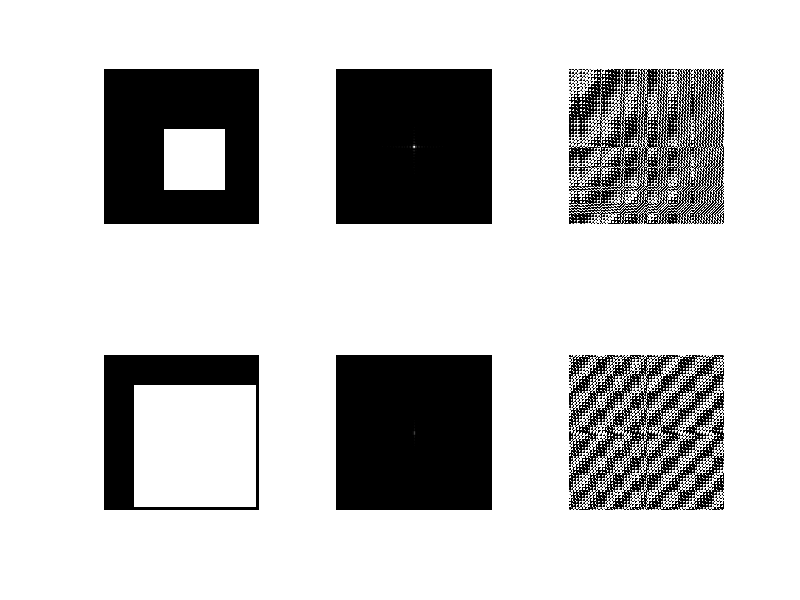
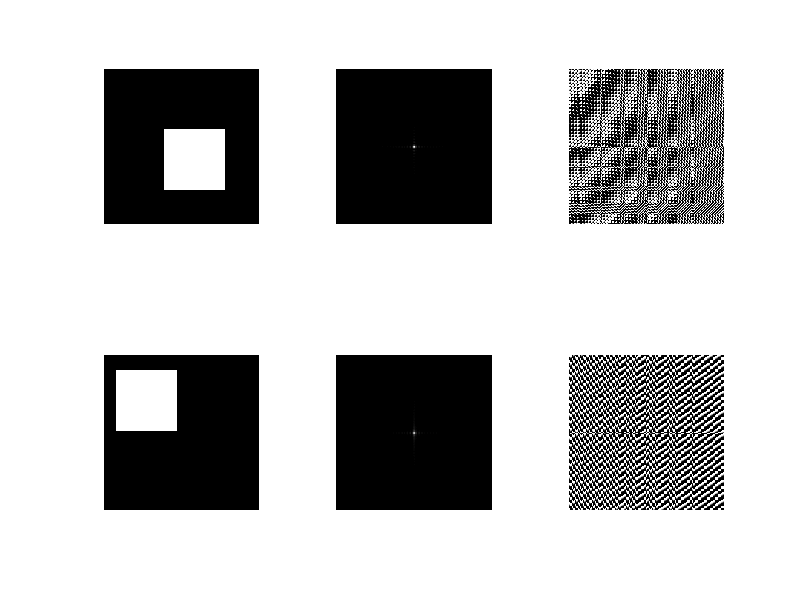
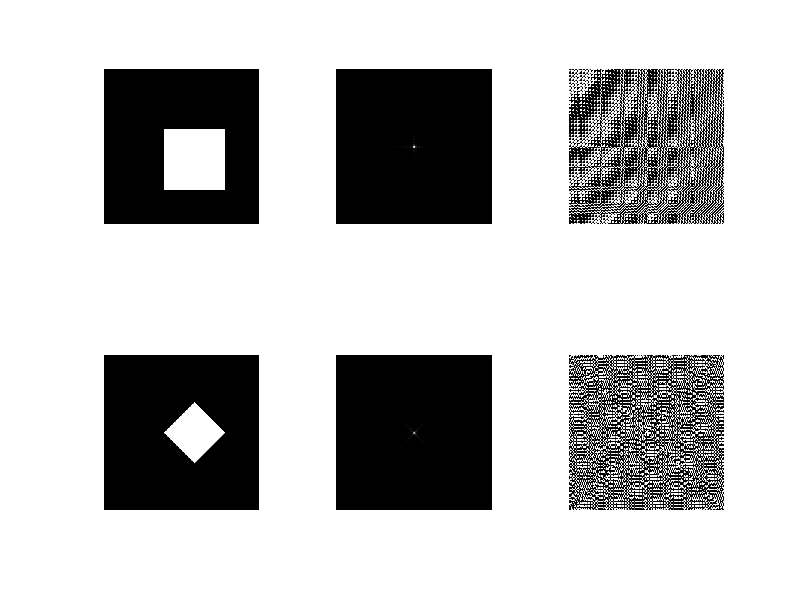

Source code (MATLAB) for these figures, in order:
close all, clear all
initial_image = zeros(256,256);
%create some binary rectangles
[x,y] = meshgrid(100:200);
f1 = initial_image; %zero image
f1(x,y) = 1; %construct rectangle
f1_DFT = fftn(f1);%dft using fftn
f1_DFT = fftshift(f1_DFT);%balance
figure(1);
subplot(2,3,1),imshow(f1,[]);
subplot(2,3,2), imshow(abs(f1_DFT),[]); %show the margin
subplot(2,3,3), imshow(angle(f1_DFT*180/pi)); %show the frequency

[x,y] = meshgrid(50:250);
f2 = initial_image;
f2(x,y) = 1;%constrct rectangle of different size
f2_DFT = fftn(f2);%dft using fftn
f2_DFT = fftshift(f2_DFT);%balance
subplot(2,3,4),imshow(f2,[]);
subplot(2,3,5), imshow(abs(f2_DFT),[]); %show the margin
subplot(2,3,6), imshow(angle(f2_DFT*180/pi)); %show the frequency

x=meshgrid(25:125);
y=meshgrid(20:120);
f2 = initial_image;
f2(x,y) = 1;
figure(2);
subplot(2,3,1),imshow(f1,[]);
subplot(2,3,2), imshow(abs(f1_DFT),[]); %show the margin
subplot(2,3,3), imshow(angle(f1_DFT*180/pi)); %show the frequency
f2_DFT = fftn(f2);
f2_DFT = fftshift(f2_DFT);
subplot(2,3,4),imshow(f2,[]);
subplot(2,3,5), imshow(abs(f2_DFT),[]); %show the margin
subplot(2,3,6), imshow(angle(f2_DFT*180/pi)); %show the frequency

f2 = imrotate(f1,45,'bilinear'); %rotate
figure(3);
subplot(2,3,1),imshow(f1,[]);
subplot(2,3,2), imshow(abs(f1_DFT),[]); %show the margin
subplot(2,3,3), imshow(angle(f1_DFT*180/pi)); %show the frequency
f2_DFT = fftn(f2);
f2_DFT = fftshift(f2_DFT);
subplot(2,3,4),imshow(f2,[]);
subplot(2,3,5), imshow(abs(f2_DFT),[]); %show the margin
subplot(2,3,6), imshow(angle(f2_DFT*180/pi)); %show the frequency